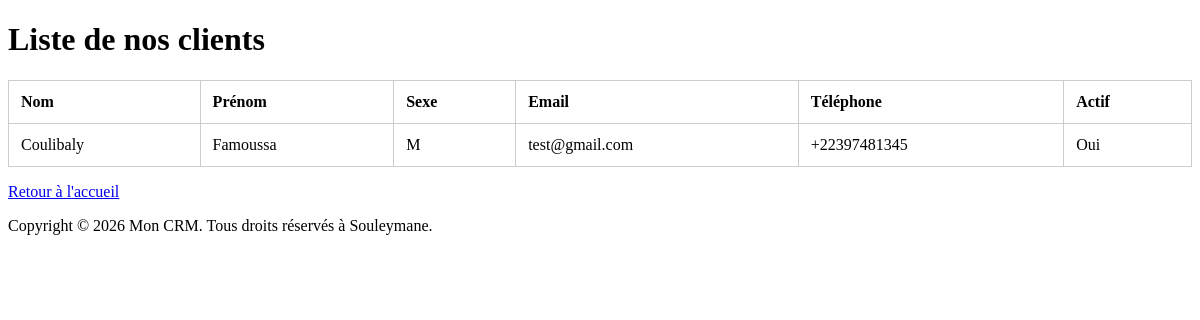
/list_clients/, run on the app's committed database.
### LE_CRM/models.py (models this page shows, shortened)
class client(models.Model):
    nom = models.CharField(max_length=100, verbose_name="Nom")
    prenom = models.CharField(max_length=100, verbose_name="Prénom")
    sexe = models.CharField(max_length=1, choices=[('M', 'Masculin'), ('F', 'Féminin')], verbose_name="Sexe")
    email = models.EmailField(verbose_name="Email")
    telephone = models.CharField(max_length=12, verbose_name="Téléphone")
    adresse = models.CharField(max_length=200, verbose_name="Adresse")
    description = models.TextField(default="vide", verbose_name="Description")
    date_enregistrement = models.DateTimeField(
        default=timezone.now,
        verbose_name="Date d'enregistrement"
    )
    actif = models.BooleanField(default=True, verbose_name="Actif")
    class Meta:
        verbose_name = "Client"
        verbose_name_plural = "Clients"
        ordering = ['prenom',"nom"]
        unique_together = ('telephone', 'email')

### LE_CRM/views.py (the view)
# urls.py: path('list_clients/', liste_clients, name='liste_clients'),
def liste_clients(request):
    clients = client.objects.all()
    return render(request, 'list_clients.html', context={'data_clients': clients})

### CRM/templates/list_clients.html (shortened to what this page needs)
{% extends "base.html" %}
{% block content %}
    <h1>Liste de nos clients</h1>
    {% if data_clients %}
        <table>
            <thead>
                <tr>
                    <th>Nom</th>
                    <th>Prénom</th>
                    <th>Sexe</th>
                    <th>Email</th>
                    <th>Téléphone</th>
                    <th>Actif</th>
                </tr>
            </thead>
            <tbody>
                {% for client in data_clients %}
                    <tr>
                        <td>{{ client.nom }}</td>
                        <td>{{ client.prenom }}</td>
                        <td>{{ client.sexe }}</td>
                        <td>{{ client.email }}</td>
                        <td>{{ client.telephone }}</td>
                        <td>{{ client.actif|yesno:"Oui,Non" }}</td>
                    </tr>
                {% endfor %}
            </tbody>
        </table>
    {% else %}
        <p>Aucun client enregistré.</p>
    {% endif %}
    <a href="/">Retour à l'accueil</a>
{% endblock %}

### CRM/templates/base.html (style rules this page uses)
table { width: 100%; border-collapse: collapse; margin-bottom: 1rem; }
th, td { padding: 0.75rem; border: 1px solid #ccc; text-align: left; }

### data on the page
client: nom "Coulibaly", prenom "Famoussa", sexe "M", email "test@gmail.com", telephone "+22397481345", actif "Oui"
